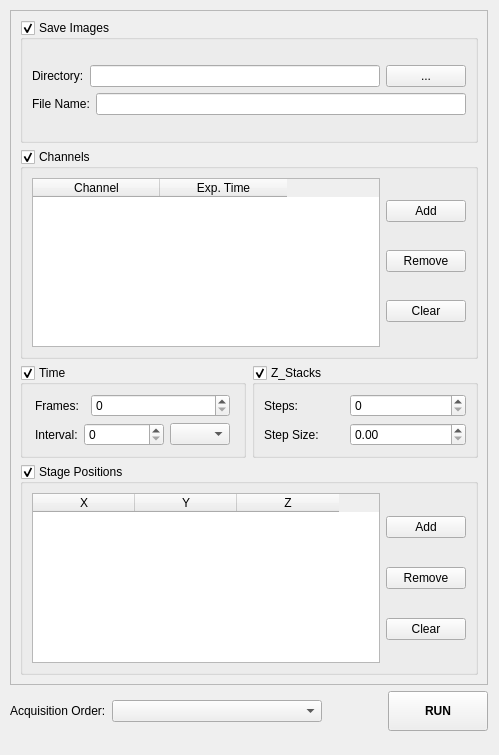
<?xml version="1.0" encoding="UTF-8"?>
<ui version="4.0">
 <class>MainWindow</class>
 <widget class="QMainWindow" name="MainWindow">
  <property name="geometry">
   <rect>
    <x>0</x>
    <y>0</y>
    <width>499</width>
    <height>755</height>
   </rect>
  </property>
  <property name="windowTitle">
   <string>MainWindow</string>
  </property>
  <widget class="QWidget" name="centralwidget">
   <widget class="QWidget" name="">
    <property name="geometry">
     <rect>
      <x>10</x>
      <y>10</y>
      <width>478</width>
      <height>721</height>
     </rect>
    </property>
    <layout class="QGridLayout" name="gridLayout_16">
     <item row="0" column="0">
      <widget class="QScrollArea" name="scrollArea">
       <property name="widgetResizable">
        <bool>true</bool>
       </property>
       <widget class="QWidget" name="scrollAreaWidgetContents">
        <property name="geometry">
         <rect>
          <x>0</x>
          <y>0</y>
          <width>474</width>
          <height>667</height>
         </rect>
        </property>
        <layout class="QGridLayout" name="gridLayout_15">
         <item row="0" column="0">
          <layout class="QGridLayout" name="gridLayout_13">
           <item row="0" column="0">
            <widget class="QGroupBox" name="save_groupBox">
             <property name="minimumSize">
              <size>
               <width>0</width>
               <height>123</height>
              </size>
             </property>
             <property name="title">
              <string>Save Images</string>
             </property>
             <property name="checkable">
              <bool>true</bool>
             </property>
             <layout class="QGridLayout" name="gridLayout_14">
              <item row="0" column="0">
               <layout class="QGridLayout" name="gridLayout">
                <item row="1" column="0">
                 <layout class="QHBoxLayout" name="horizontalLayout_2">
                  <item>
                   <widget class="QLabel" name="label_2">
                    <property name="text">
                     <string>File Name:</string>
                    </property>
                   </widget>
                  </item>
                  <item>
                   <widget class="QLineEdit" name="fname_lineEdit"/>
                  </item>
                 </layout>
                </item>
                <item row="0" column="0">
                 <layout class="QHBoxLayout" name="horizontalLayout">
                  <item>
                   <widget class="QLabel" name="label">
                    <property name="text">
                     <string>Directory:</string>
                    </property>
                   </widget>
                  </item>
                  <item>
                   <widget class="QLineEdit" name="dir_lineEdit">
                    <property name="readOnly">
                     <bool>true</bool>
                    </property>
                   </widget>
                  </item>
                  <item>
                   <widget class="QPushButton" name="browse_save_Button">
                    <property name="text">
                     <string>...</string>
                    </property>
                   </widget>
                  </item>
                 </layout>
                </item>
               </layout>
              </item>
             </layout>
            </widget>
           </item>
           <item row="1" column="0">
            <widget class="QGroupBox" name="channel_groupBox">
             <property name="title">
              <string>Channels</string>
             </property>
             <property name="checkable">
              <bool>true</bool>
             </property>
             <layout class="QGridLayout" name="gridLayout_7">
              <item row="0" column="0">
               <layout class="QGridLayout" name="gridLayout_2">
                <item row="0" column="0">
                 <widget class="QTableWidget" name="channel_tableWidget">
                  <property name="columnCount">
                   <number>2</number>
                  </property>
                  <attribute name="horizontalHeaderDefaultSectionSize">
                   <number>127</number>
                  </attribute>
                  <attribute name="verticalHeaderVisible">
                   <bool>false</bool>
                  </attribute>
                  <column>
                   <property name="text">
                    <string>Channel</string>
                   </property>
                  </column>
                  <column>
                   <property name="text">
                    <string>Exp. Time</string>
                   </property>
                  </column>
                 </widget>
                </item>
                <item row="0" column="1">
                 <layout class="QVBoxLayout" name="verticalLayout">
                  <item>
                   <widget class="QPushButton" name="add_ch_Button">
                    <property name="text">
                     <string>Add</string>
                    </property>
                   </widget>
                  </item>
                  <item>
                   <widget class="QPushButton" name="remove_ch_Button">
                    <property name="text">
                     <string>Remove</string>
                    </property>
                   </widget>
                  </item>
                  <item>
                   <widget class="QPushButton" name="clear_ch_Button">
                    <property name="text">
                     <string>Clear</string>
                    </property>
                   </widget>
                  </item>
                 </layout>
                </item>
               </layout>
              </item>
             </layout>
            </widget>
           </item>
           <item row="2" column="0">
            <layout class="QGridLayout" name="gridLayout_10">
             <item row="0" column="1">
              <widget class="QGroupBox" name="stack_groupBox">
               <property name="title">
                <string>Z_Stacks</string>
               </property>
               <property name="checkable">
                <bool>true</bool>
               </property>
               <layout class="QGridLayout" name="gridLayout_9">
                <item row="0" column="0">
                 <layout class="QGridLayout" name="gridLayout_6">
                  <item row="0" column="0">
                   <layout class="QHBoxLayout" name="horizontalLayout_3">
                    <item>
                     <widget class="QLabel" name="label_8">
                      <property name="sizePolicy">
                       <sizepolicy hsizetype="Preferred" vsizetype="Preferred">
                        <horstretch>0</horstretch>
                        <verstretch>0</verstretch>
                       </sizepolicy>
                      </property>
                      <property name="maximumSize">
                       <size>
                        <width>80</width>
                        <height>16777215</height>
                       </size>
                      </property>
                      <property name="text">
                       <string>Steps:</string>
                      </property>
                     </widget>
                    </item>
                    <item>
                     <widget class="QSpinBox" name="step_spinBox">
                      <property name="sizePolicy">
                       <sizepolicy hsizetype="Preferred" vsizetype="Fixed">
                        <horstretch>0</horstretch>
                        <verstretch>0</verstretch>
                       </sizepolicy>
                      </property>
                      <property name="minimumSize">
                       <size>
                        <width>70</width>
                        <height>0</height>
                       </size>
                      </property>
                      <property name="maximumSize">
                       <size>
                        <width>16777215</width>
                        <height>16777215</height>
                       </size>
                      </property>
                      <property name="maximum">
                       <number>10000</number>
                      </property>
                     </widget>
                    </item>
                   </layout>
                  </item>
                  <item row="1" column="0">
                   <layout class="QHBoxLayout" name="horizontalLayout_4">
                    <item>
                     <widget class="QLabel" name="label_7">
                      <property name="maximumSize">
                       <size>
                        <width>80</width>
                        <height>16777215</height>
                       </size>
                      </property>
                      <property name="text">
                       <string>Step Size:</string>
                      </property>
                     </widget>
                    </item>
                    <item>
                     <widget class="QDoubleSpinBox" name="step_size_doubleSpinBox">
                      <property name="minimumSize">
                       <size>
                        <width>70</width>
                        <height>0</height>
                       </size>
                      </property>
                      <property name="maximum">
                       <double>10000.000000000000000</double>
                      </property>
                     </widget>
                    </item>
                   </layout>
                  </item>
                 </layout>
                </item>
               </layout>
              </widget>
             </item>
             <item row="0" column="0">
              <widget class="QGroupBox" name="time_groupBox">
               <property name="title">
                <string>Time</string>
               </property>
               <property name="checkable">
                <bool>true</bool>
               </property>
               <layout class="QGridLayout" name="gridLayout_8">
                <item row="0" column="0">
                 <layout class="QGridLayout" name="gridLayout_5">
                  <item row="0" column="0">
                   <layout class="QGridLayout" name="gridLayout_4">
                    <item row="0" column="0">
                     <widget class="QLabel" name="label_3">
                      <property name="maximumSize">
                       <size>
                        <width>50</width>
                        <height>16777215</height>
                       </size>
                      </property>
                      <property name="text">
                       <string>Frames:</string>
                      </property>
                     </widget>
                    </item>
                    <item row="0" column="1">
                     <widget class="QSpinBox" name="frames_spinBox">
                      <property name="maximum">
                       <number>10000</number>
                      </property>
                     </widget>
                    </item>
                   </layout>
                  </item>
                  <item row="1" column="0">
                   <layout class="QGridLayout" name="gridLayout_3">
                    <item row="0" column="0">
                     <widget class="QLabel" name="label_4">
                      <property name="maximumSize">
                       <size>
                        <width>50</width>
                        <height>16777215</height>
                       </size>
                      </property>
                      <property name="text">
                       <string>Interval:</string>
                      </property>
                     </widget>
                    </item>
                    <item row="0" column="1">
                     <widget class="QSpinBox" name="interval_spinBox">
                      <property name="minimumSize">
                       <size>
                        <width>80</width>
                        <height>0</height>
                       </size>
                      </property>
                      <property name="maximumSize">
                       <size>
                        <width>50</width>
                        <height>16777215</height>
                       </size>
                      </property>
                      <property name="maximum">
                       <number>10000</number>
                      </property>
                     </widget>
                    </item>
                    <item row="0" column="2">
                     <widget class="QComboBox" name="time_comboBox">
                      <property name="maximumSize">
                       <size>
                        <width>60</width>
                        <height>16777215</height>
                       </size>
                      </property>
                     </widget>
                    </item>
                   </layout>
                  </item>
                 </layout>
                </item>
               </layout>
              </widget>
             </item>
            </layout>
           </item>
           <item row="3" column="0">
            <widget class="QGroupBox" name="stage_pos_groupBox">
             <property name="title">
              <string>Stage Positions</string>
             </property>
             <property name="checkable">
              <bool>true</bool>
             </property>
             <layout class="QGridLayout" name="gridLayout_12">
              <item row="0" column="0">
               <widget class="QTableWidget" name="stage_tableWidget">
                <property name="columnCount">
                 <number>3</number>
                </property>
                <attribute name="horizontalHeaderDefaultSectionSize">
                 <number>102</number>
                </attribute>
                <attribute name="verticalHeaderVisible">
                 <bool>false</bool>
                </attribute>
                <column>
                 <property name="text">
                  <string>X</string>
                 </property>
                </column>
                <column>
                 <property name="text">
                  <string>Y</string>
                 </property>
                </column>
                <column>
                 <property name="text">
                  <string>Z</string>
                 </property>
                </column>
               </widget>
              </item>
              <item row="0" column="1">
               <layout class="QGridLayout" name="gridLayout_11">
                <item row="0" column="0">
                 <widget class="QPushButton" name="add_pos_Button">
                  <property name="text">
                   <string>Add</string>
                  </property>
                 </widget>
                </item>
                <item row="1" column="0">
                 <widget class="QPushButton" name="remove_pos_Button">
                  <property name="text">
                   <string>Remove</string>
                  </property>
                 </widget>
                </item>
                <item row="2" column="0">
                 <widget class="QPushButton" name="clear_pos_Button">
                  <property name="text">
                   <string>Clear</string>
                  </property>
                 </widget>
                </item>
               </layout>
              </item>
             </layout>
            </widget>
           </item>
          </layout>
         </item>
        </layout>
       </widget>
      </widget>
     </item>
     <item row="1" column="0">
      <layout class="QHBoxLayout" name="run_btn_layout">
       <property name="topMargin">
        <number>0</number>
       </property>
       <item>
        <widget class="QLabel" name="acquisition_order_label">
         <property name="maximumSize">
          <size>
           <width>16777215</width>
           <height>16777215</height>
          </size>
         </property>
         <property name="text">
          <string>Acquisition Order:</string>
         </property>
        </widget>
       </item>
       <item>
        <widget class="QComboBox" name="acquisition_order_comboBox">
         <property name="sizePolicy">
          <sizepolicy hsizetype="MinimumExpanding" vsizetype="Fixed">
           <horstretch>0</horstretch>
           <verstretch>0</verstretch>
          </sizepolicy>
         </property>
        </widget>
       </item>
       <item>
        <spacer name="run_spacer">
         <property name="orientation">
          <enum>Qt::Horizontal</enum>
         </property>
         <property name="sizeType">
          <enum>QSizePolicy::Preferred</enum>
         </property>
         <property name="sizeHint" stdset="0">
          <size>
           <width>60</width>
           <height>20</height>
          </size>
         </property>
        </spacer>
       </item>
       <item>
        <widget class="QPushButton" name="run_Button">
         <property name="minimumSize">
          <size>
           <width>100</width>
           <height>40</height>
          </size>
         </property>
         <property name="font">
          <font>
           <family>Arial</family>
           <weight>75</weight>
           <bold>true</bold>
          </font>
         </property>
         <property name="text">
          <string>RUN</string>
         </property>
        </widget>
       </item>
      </layout>
     </item>
    </layout>
   </widget>
  </widget>
 </widget>
 <resources/>
 <connections/>
</ui>
